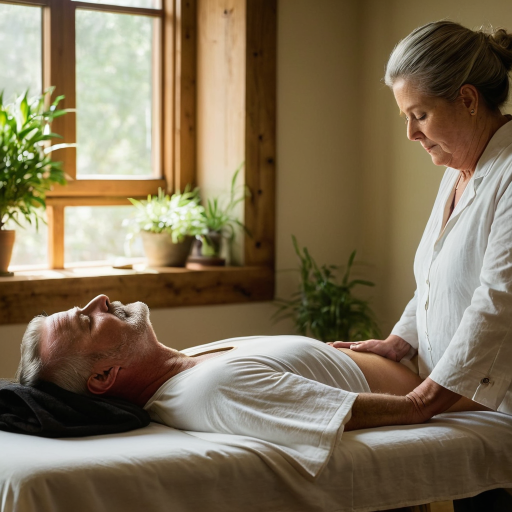
#> input picture content/artwork/candidates/program-acupuncture/program-acupuncture-01-people.png, 1024 x 1024 px (shown at 1/2 size)
$ python -i detect-photo-focus.py   (imports and definitions only)
#> lines starting #> are read from the running program, lines starting #| are printed output that depends on the picture
#> further down, picture is the input picture: shape (1024, 1024, 3); mean B, G, R 87.6, 112.7, 127.6
#!/usr/bin/env python3
"""Work out where each gallery photo should be cropped, by finding the faces.

    python scripts/detect-photo-focus.py            # report only, writes nothing
    python scripts/detect-photo-focus.py --write    # update content/gallery-focus.json

The problem this solves: the display crops every photo to 16:9, and the default
`object-position: center 35%` is right for a landscape farm shot and wrong for a
group portrait, where it starts the crop below everyone's chin and shows torsos.
Hand-tuning does not scale to a 120-photo pool that is re-sampled on every sync.

So: detect faces PC-side, pick the object-position that keeps all of them inside
the crop, and write it to content/gallery-focus.json. Nothing here runs on the
television, and no image leaves this machine -- detection is a local Haar
cascade, not a cloud API.

Entries a human wrote are never overwritten. Automation is a good default and a
bad authority: when someone has looked at a photo and chosen a crop, that
judgement beats this script's.

STATUS: run by hand, reviewed by eye, then committed. Not a sync step.

Detection is YuNet (a small DNN from the OpenCV Zoo, fetched to .cache on first
use), with the Haar cascades kept only as a fallback if that download fails.
The difference is not marginal: on a three-person portrait Haar found two faces
and YuNet found three, and Haar's misses are what produced bad crops.

The failure that actually matters is a single stray detection low in the frame:
it stretches the face band across the whole image, the window centres on
nothing, and the crop lands below everyone's chin -- the exact defect this
fixes. Both detectors do it (Haar on a quilt, YuNet on a sandal), so
main_cluster() throws away detections that are nowhere near the others.

With that in place, 71 of 120 photos moved and a sampled review found every one
equal or better. Keep reviewing the --sheet before committing a run: a detector
that is right 95% of the time still puts a beheaded photo on a public wall, and
nobody will be watching when it does.
"""

from __future__ import annotations

import argparse
import hashlib
import json
import sys
import urllib.request
from pathlib import Path

try:
    import cv2
    import numpy as np
except ImportError:  # pragma: no cover
    sys.exit("opencv-python and numpy are required:  pip install opencv-python numpy")

ROOT = Path(__file__).resolve().parent.parent
GALLERY = ROOT / "content" / "generated" / "gallery.json"
FOCUS = ROOT / "content" / "gallery-focus.json"
CACHE = ROOT / ".cache" / "photo-focus"

# Must match .scene__photo / the wash: the display crops to 16:9.
TARGET_ASPECT = 16 / 9

# web/js/scenes.js: buildPhotoScene falls back to this when focus is unset.
DEFAULT_FOCUS_PCT = 35.0

# Below this the crop is doing nothing useful -- a photo already near 16:9 has
# almost no vertical slack, so moving the window cannot help or hurt much.
MIN_SLACK_PX = 40

# A detection smaller than this fraction of image width is usually a false
# positive on foliage or gravel, both of which this gallery has a lot of.
MIN_FACE_FRAC = 0.03

# Keep this much of the crop above the topmost face, as a fraction of crop
# height, so heads are not flush against the top edge.
#
# Tuned against three crops a human had already chosen by eye. At 0.12 the
# script clamped to the very top of the frame and gave up much of the subject
# to ceiling; 0.05 lands within a few percent of the human choices. It still
# errs toward more headroom rather than less, which is the safe direction: too
# much sky is untidy, a cut-off head is the bug being fixed.
HEADROOM = 0.05


def load_json(path: Path) -> dict:
    return json.loads(path.read_text(encoding="utf-8"))


# [16 lines left out: function fetch, not called in this run]


MODEL_DIR = ROOT / ".cache" / "models"
MODEL_FILE = MODEL_DIR / "face_detection_yunet_2023mar.onnx"
MODEL_URL = (
    "https://github.com/opencv/opencv_zoo/raw/main/"
    "models/face_detection_yunet/face_detection_yunet_2023mar.onnx"
)

# YuNet's own confidence floor. 0.6 is deliberately above the usual 0.5: a
# missed face costs headroom, a false one moves the crop onto nothing.
YUNET_CONFIDENCE = 0.6

_yunet = None


# [54 lines left out: functions ensure_model, detect_faces_yunet, detect_faces, not called in this run]


def detect_faces_haar(image) -> list[tuple[int, int, int, int]]:
    """Frontal + profile faces, de-duplicated. Returns (x, y, w, h) boxes."""
    grey = cv2.cvtColor(image, cv2.COLOR_BGR2GRAY)
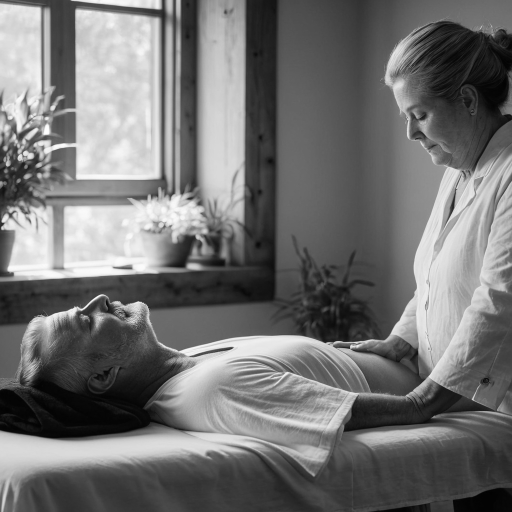
#> grey: shape (1024, 1024) (shown at 1/2 size); min 1, max 255, mean 114.3
    grey = cv2.equalizeHist(grey)
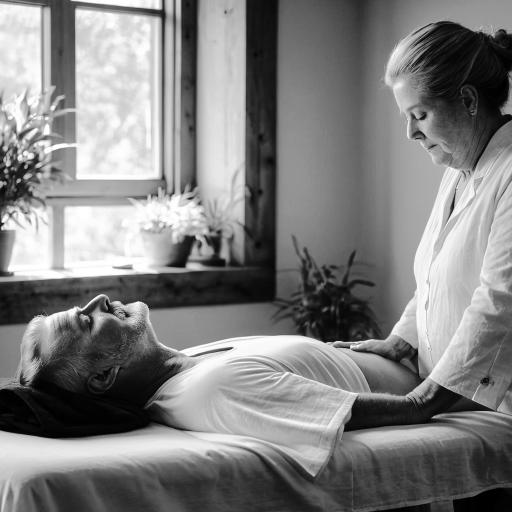
#> grey: shape (1024, 1024) (shown at 1/2 size); min 0, max 255, mean 128.1
    h, w = grey.shape[:2]
#> h = 1024; w = 1024
    min_side = max(24, int(w * MIN_FACE_FRAC))
#> min_side = 30

    boxes: list[tuple[int, int, int, int]] = []
    for name in ("haarcascade_frontalface_default.xml", "haarcascade_profileface.xml"):
        cascade = cv2.CascadeClassifier(cv2.data.haarcascades + name)
        if cascade.empty():
            continue
        found = cascade.detectMultiScale(
            grey, scaleFactor=1.1, minNeighbors=6, minSize=(min_side, min_side)
        )
        boxes.extend(tuple(int(v) for v in b) for b in found)
#> after the loop, boxes = []

    # A profile cascade only finds faces looking one way, so mirror and re-run.
    flipped = cv2.flip(grey, 1)
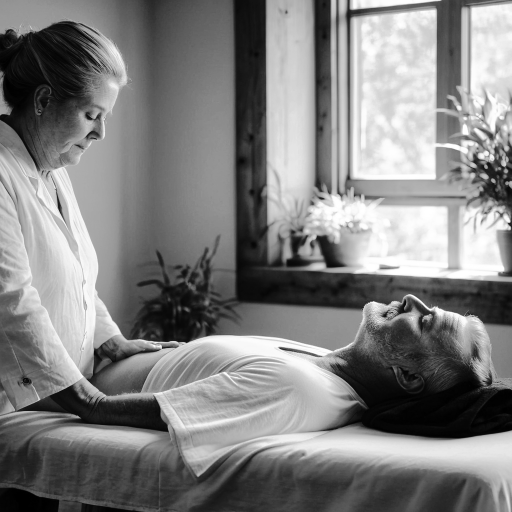
#> flipped: shape (1024, 1024) (shown at 1/2 size); min 0, max 255, mean 128.1
    cascade = cv2.CascadeClassifier(cv2.data.haarcascades + "haarcascade_profileface.xml")
    if not cascade.empty():
        for (x, y, fw, fh) in cascade.detectMultiScale(
            flipped, scaleFactor=1.1, minNeighbors=6, minSize=(min_side, min_side)
        ):
            boxes.append((int(w - x - fw), int(y), int(fw), int(fh)))
#> this loop made 0 passes

    return drop_outliers(dedupe(boxes))


def drop_outliers(boxes):
    """Keep only detections near the scale of the largest one.

    Haar fires readily on repetitive texture -- this gallery is full of quilts,
    foliage and gravel. Observed directly: a patriotic quilt produced a 56px
    "face" alongside two real 126px ones, and because it sat near the bottom of
    the frame it dragged the crop window down past the actual faces, which is
    the exact failure this script exists to prevent.

    People photographed together are roughly the same distance from the lens, so
    their faces come out a similar size. Anything under half the width of the
    biggest detection is treated as texture.
    """
    if not boxes:
        return boxes
    widest = max(b[2] for b in boxes)
    return [b for b in boxes if b[2] >= widest * 0.5]


def dedupe(boxes: list[tuple[int, int, int, int]]) -> list[tuple[int, int, int, int]]:
    """Drop boxes that mostly overlap one already kept (frontal+profile agree)."""
    kept: list[tuple[int, int, int, int]] = []
    for box in sorted(boxes, key=lambda b: b[2] * b[3], reverse=True):
        x, y, w, h = box
        if any(iou(box, k) > 0.35 for k in kept):
            continue
        kept.append(box)
#> after the loop, kept = []
    return kept


# [171 lines left out: functions iou, main_cluster, focus_for, crop_at, write_sheet, main, not called in this run]


# [2 lines not run here, left out]

>>> import cv2
>>> picture = cv2.imread('../content/artwork/candidates/program-acupuncture/program-acupuncture-01-people.png')
>>> result = detect_faces_haar(picture)
#> result = []

$ run again, on content/artwork/candidates/program-fishing/program-fishing-01-people.png
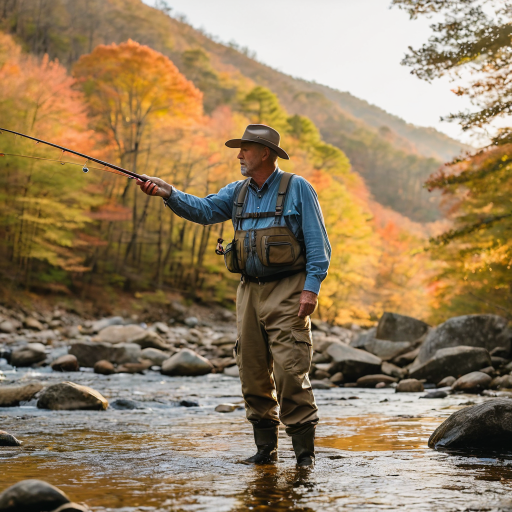
#> input picture content/artwork/candidates/program-fishing/program-fishing-01-people.png, 1024 x 1024 px (shown at 1/2 size)
#> picture is the input picture: shape (1024, 1024, 3); mean B, G, R 96.9, 127.6, 149.1
#> in detect_faces_haar, `grey = cv2.equalizeHist(grey)`:
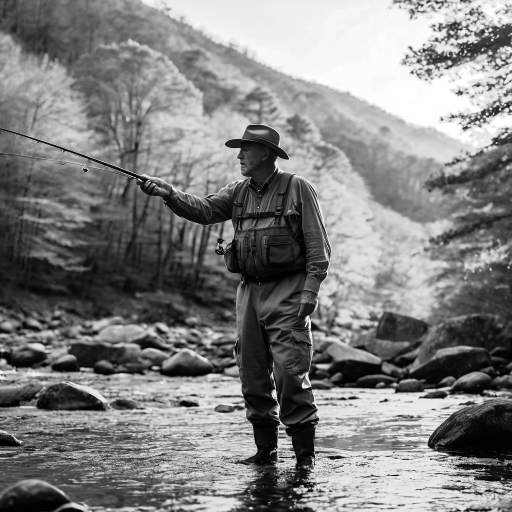
#> grey: shape (1024, 1024) (shown at 1/2 size); min 0, max 255, mean 128.1
#> the loop in detect_faces_haar, `for name in ("haarcascade_frontalface_default.xml", "haarcascade_profi..` made 2 passes
#> found on pass 1: [[801, 545, 74, 74], [160, 196, 80, 80]]
#> after the loop in detect_faces_haar, `for name in ("haarcascade_frontalface_default.xml", "haarcascade_profi..`: boxes = [(801, 545, 74, 74), (160, 196, 80, 80)]
#> in detect_faces_haar, `flipped = cv2.flip(grey, 1)`:
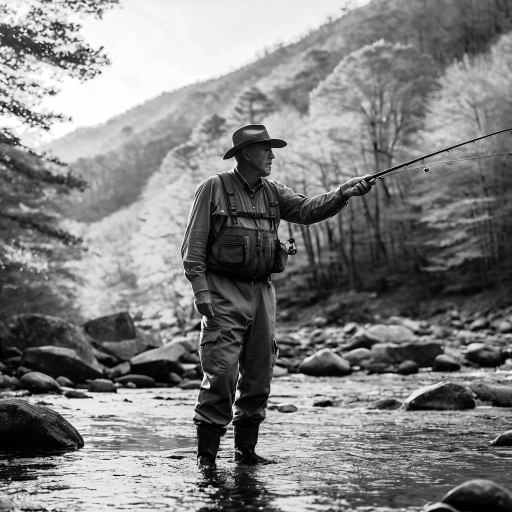
#> flipped: shape (1024, 1024) (shown at 1/2 size); min 0, max 255, mean 128.1
#> the loop in dedupe, `for box in sorted(boxes, key=lambda b: b[2] * b[3], reverse=True):` made 2 passes
#> after the loop in dedupe, `for box in sorted(boxes, key=lambda b: b[2] * b[3], reverse=True):`: kept = [(160, 196, 80, 80), (801, 545, 74, 74)]
#> widest = 80
#> result = [(160, 196, 80, 80), (801, 545, 74, 74)]

$ run again, on content/artwork/candidates/program-fishing/program-fishing-test2.png
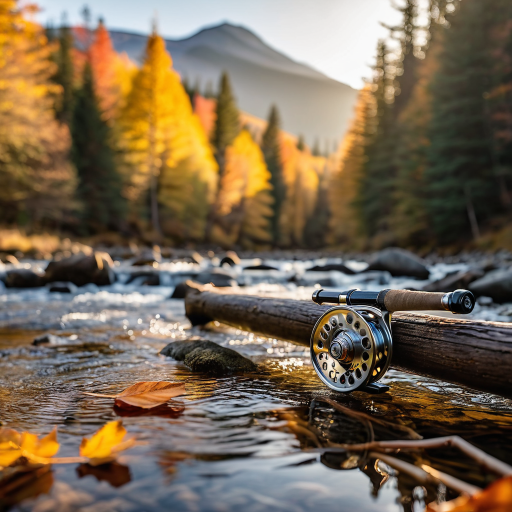
#> input picture content/artwork/candidates/program-fishing/program-fishing-test2.png, 1024 x 1024 px (shown at 1/2 size)
#> picture is the input picture: shape (1024, 1024, 3); mean B, G, R 82.9, 103.5, 119.7
#> in detect_faces_haar, `grey = cv2.equalizeHist(grey)`:
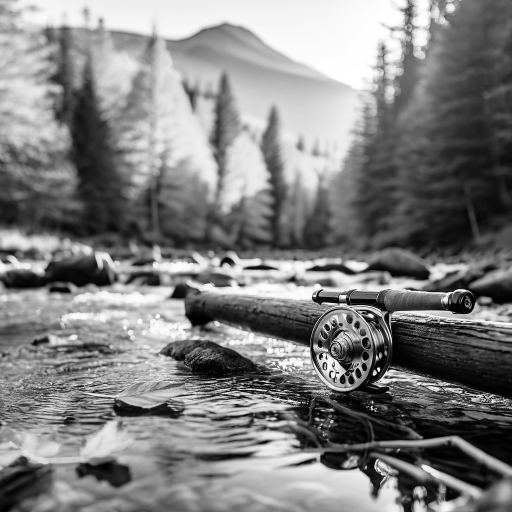
#> grey: shape (1024, 1024) (shown at 1/2 size); min 0, max 255, mean 128
#> after the loop in detect_faces_haar, `for name in ("haarcascade_frontalface_default.xml", "haarcascade_profi..`: boxes = []
#> in detect_faces_haar, `flipped = cv2.flip(grey, 1)`:
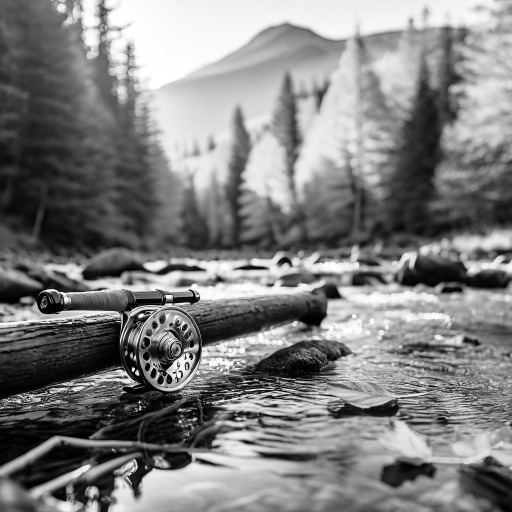
#> flipped: shape (1024, 1024) (shown at 1/2 size); min 0, max 255, mean 128

$ run again, on content/artwork/candidates/program-mushroom-cultivation/program-mushroom-cultivation-01-people.png
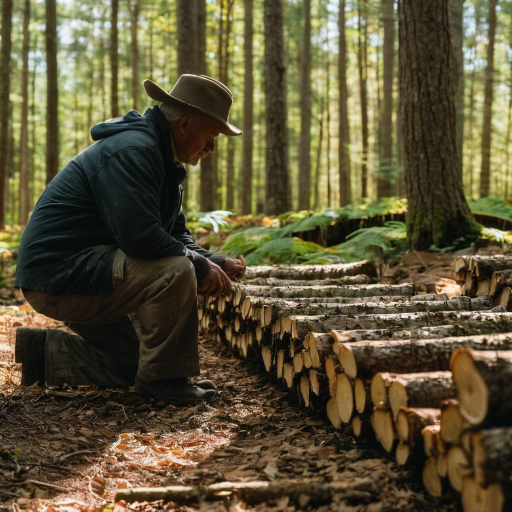
#> input picture content/artwork/candidates/program-mushroom-cultivation/program-mushroom-cultivation-01-people.png, 1024 x 1024 px (shown at 1/2 size)
#> picture is the input picture: shape (1024, 1024, 3); mean B, G, R 55.5, 83.9, 92.7
#> in detect_faces_haar, `grey = cv2.equalizeHist(grey)`:
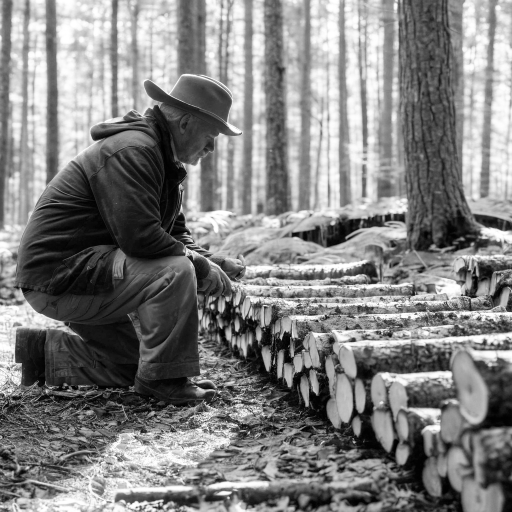
#> grey: shape (1024, 1024) (shown at 1/2 size); min 0, max 255, mean 128.3
#> the loop in detect_faces_haar, `for name in ("haarcascade_frontalface_default.xml", "haarcascade_profi..` made 2 passes
#> found on pass 1: [[223, 22, 50, 50], [223, 177, 52, 52], [383, 638, 71, 71]]
#> after the loop in detect_faces_haar, `for name in ("haarcascade_frontalface_default.xml", "haarcascade_profi..`: boxes = [(223, 22, 50, 50), (223, 177, 52, 52), (383, 638, 71, 71)]
#> in detect_faces_haar, `flipped = cv2.flip(grey, 1)`:
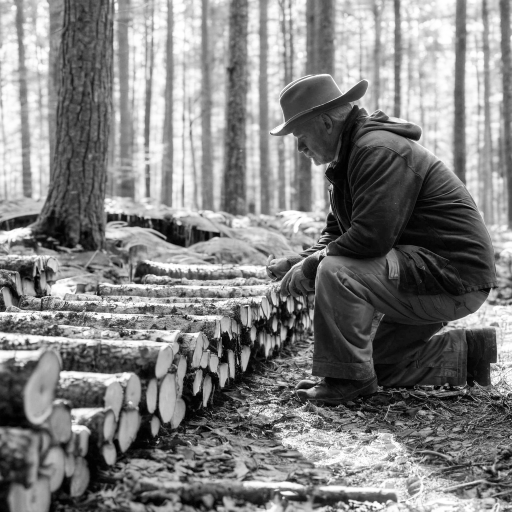
#> flipped: shape (1024, 1024) (shown at 1/2 size); min 0, max 255, mean 128.3
#> the loop in dedupe, `for box in sorted(boxes, key=lambda b: b[2] * b[3], reverse=True):` made 3 passes
#> (x, y, w, h) on passes 2 to 3: (223, 177, 52, 52), (223, 22, 50, 50)
#> after the loop in dedupe, `for box in sorted(boxes, key=lambda b: b[2] * b[3], reverse=True):`: kept = [(383, 638, 71, 71), (223, 177, 52, 52), (223, 22, 50, 50)]
#> widest = 71
#> result has the same summary as kept in dedupe
